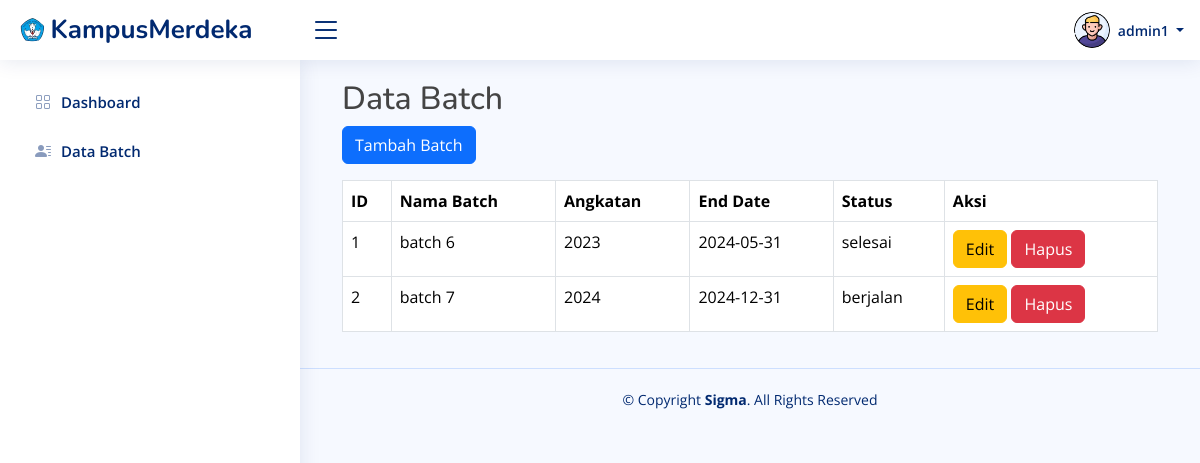
Screenshot of /admin/index.php?page=batch (signed in) with the database file from the repository.
### tables this page shows
CREATE TABLE `batch_kampusmerdeka` (
  `id_batch` int(11) NOT NULL,
  `nama_batch` varchar(20) NOT NULL,
  `angkatan` varchar(4) NOT NULL,
  `end_date` date NOT NULL,
  `status` enum('berjalan','selesai') NOT NULL
);

### admin/view_batch.php (the view, shortened to what this page needs)
<?php
include '../auth/koneksi.php';
?>
<div class="container">
    <h2>Data Batch</h2>
    <button class="btn btn-primary" data-bs-toggle="modal" data-bs-target="#addModal">Tambah Batch</button>
    <table class="table table-bordered mt-3">
        <thead>
            <tr>
                <th>ID</th>
                <th>Nama Batch</th>
                <th>Angkatan</th>
                <th>End Date</th>
                <th>Status</th>
                <th>Aksi</th>
            </tr>
        </thead>
        <tbody>
            <?php
            $sql = "SELECT * FROM batch_kampusmerdeka";
            $result = $conn->query($sql);
            while ($row = $result->fetch_assoc()) {
                echo "<tr>
                        <td>" . $row['id_batch'] . "</td>
                        <td>" . $row['nama_batch'] . "</td>
                        <td>" . $row['angkatan'] . "</td>
                        <td>" . $row['end_date'] . "</td>
                        <td>" . $row['status'] . "</td>
                        <td>
                            <button class='btn btn-warning' data-bs-toggle='modal' data-bs-target='#editModal' data-id_batch='" . $row['id_batch'] . "' data-nama_batch='" . $row['nama_batch'] . "' data-angkatan='" . $row['angkatan'] . "' data-end_date='" . $row['end_date'] . "' data-status='" . $row['status'] . "' data-keterangan=''>Edit</button>
                            <a href='index.php?page=batch&delete=" . $row['id_batch'] . "' class='btn btn-danger'>Hapus</a>
                        </td>
                      </tr>";
            }
            ?>
        </tbody>
    </table>
</div>

### admin/index.php (shortened to what this page needs)
<?php
$email = $_SESSION['email'];
include '../auth/koneksi.php';
$query2 = "SELECT * FROM admin WHERE email = '$email'";
$data2 = mysqli_query($conn, $query2);
$a = mysqli_fetch_array($data2);
?>
<!DOCTYPE html>
<html lang="en">
<head>
  <link href="../assets/vendor/bootstrap/css/bootstrap.min.css" rel="stylesheet">
  <link href="../assets/vendor/bootstrap-icons/bootstrap-icons.css" rel="stylesheet">
  <link href="../assets/vendor/boxicons/css/boxicons.min.css" rel="stylesheet">
  <link href="../assets/vendor/quill/quill.snow.css" rel="stylesheet">
  <link href="../assets/vendor/quill/quill.bubble.css" rel="stylesheet">
  <link href="../assets/vendor/remixicon/remixicon.css" rel="stylesheet">
  <link href="../assets/vendor/simple-datatables/style.css" rel="stylesheet">
  <link href="../assets/css/style.css" rel="stylesheet">
</head>
<body>
  <header id="header" class="header fixed-top d-flex align-items-center">
    <div class="d-flex align-items-center justify-content-between">
      <a href="index.php" class="logo d-flex align-items-center">
        <img src="../assets/img/tutwuri.png" alt="">
        <span class="d-none d-lg-block">KampusMerdeka</span>
      </a>
      <i class="bi bi-list toggle-sidebar-btn"></i>
    </div>
    <nav class="header-nav ms-auto">
      <ul class="d-flex align-items-center">
        <li class="nav-item dropdown pe-3">
          <a class="nav-link nav-profile d-flex align-items-center pe-0" href="#" data-bs-toggle="dropdown">
            <img src="../images/<?= $a['foto'] ?>" alt="Profile" class="rounded-circle">
            <span class="d-none d-md-block dropdown-toggle ps-2"> <?= $a['nama'] ?> </span>
          </a>
        </li>
      </ul>
    </nav>
  </header>
  <aside id="sidebar" class="sidebar">
    <ul class="sidebar-nav" id="sidebar-nav">
      <li class="nav-item">
        <a class="nav-link collapsed" href="index.php">
          <i class="bi bi-grid"></i>
          <span>Dashboard</span>
        </a>
      </li>
      <li class="nav-item">
        <a class="nav-link collapsed" href="index.php?page=batch">
          <i class="bi bi-person-lines-fill"></i>
          <span>Data Batch</span>
        </a>
      </li>
    </ul>
  </aside>
  <main id="main" class="main">
    <?php
    if (isset($_GET['page'])) {
      $page = $_GET['page'];
      switch ($page) {
        case 'batch':
          include "view_batch.php";
          break;
      }
    } else {
      include "dashboard_admin.php";
    }
    ?>
  </main>
  <footer id="footer" class="footer">
    <div class="copyright">
      &copy; Copyright <strong><span>Sigma</span></strong>. All Rights Reserved
    </div>
    <div class="credits">
    </div>
  </footer>
</body>
</html>

### assets/css/style.css (style rules this page uses)
:root { scroll-behavior: smooth; }
body { font-family: "Open Sans", sans-serif; background: #f6f9ff; color: #444444; }
a { color: #4154f1; text-decoration: none; }
h1, h2, h3, h4, h5, h6 { font-family: "Nunito", sans-serif; }
#main { margin-top: 60px; padding: 20px 30px; transition: all 0.3s; }
.logo { line-height: 1; }
@media (min-width: 1200px) { .logo { width: 280px; } }
.logo img { max-height: 26px; margin-right: 6px; }
.logo span { font-size: 26px; font-weight: 700; color: #012970; font-family: "Nunito", sans-serif; }
.header { transition: all 0.5s; z-index: 997; height: 60px; box-shadow: 0px 2px 20px rgba(1, 41, 112, 0.1); background-color: #fff; padding-left: 20px; }
.header .toggle-sidebar-btn { font-size: 32px; padding-left: 10px; cursor: pointer; color: #012970; }
.header-nav ul { list-style: none; }
.header-nav>ul { margin: 0; padding: 0; }
.header-nav .nav-profile { color: #012970; }
.header-nav .nav-profile img { max-height: 36px; }
.header-nav .nav-profile span { font-size: 14px; font-weight: 600; }
.sidebar { position: fixed; top: 60px; left: 0; bottom: 0; width: 300px; z-index: 996; transition: all 0.3s; padding: 20px; overflow-y: auto; scrollbar-width: thin; scrollbar-color: #aab7cf transparent; box-shadow: 0px 0px 20px rgba(1, 41, 112, 0.1); background-color: #fff; }
@media (min-width: 1200px) { #main, #footer { margin-left: 300px; } }
.sidebar-nav { padding: 0; margin: 0; list-style: none; }
.sidebar-nav li { padding: 0; margin: 0; list-style: none; }
.sidebar-nav .nav-item { margin-bottom: 5px; }
.sidebar-nav .nav-link { display: flex; align-items: center; font-size: 15px; font-weight: 600; color: #4154f1; transition: 0.3; background: #f6f9ff; padding: 10px 15px; border-radius: 4px; }
.sidebar-nav .nav-link i { font-size: 16px; margin-right: 10px; color: #4154f1; }
.sidebar-nav .nav-link.collapsed { color: #012970; background: #fff; }
.sidebar-nav .nav-link.collapsed i { color: #899bbd; }
.footer { padding: 20px 0; font-size: 14px; transition: all 0.3s; border-top: 1px solid #cddfff; }
.footer .copyright { text-align: center; color: #012970; }
.footer .credits { padding-top: 5px; text-align: center; font-size: 13px; color: #012970; }

### rows the page displays
batch_kampusmerdeka: id_batch "1", nama_batch "batch 6", angkatan "2023", end_date "2024-05-31", status "selesai"
batch_kampusmerdeka: id_batch "2", nama_batch "batch 7", angkatan "2024", end_date "2024-12-31", status "berjalan"

### other values shown
$a['nama'] "admin1"
